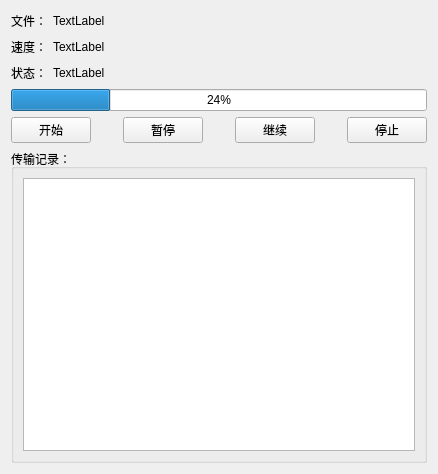
<?xml version="1.0" encoding="UTF-8"?>
<ui version="4.0">
 <class>FileTransferWidget</class>
 <widget class="QWidget" name="FileTransferWidget">
  <property name="geometry">
   <rect>
    <x>0</x>
    <y>0</y>
    <width>438</width>
    <height>474</height>
   </rect>
  </property>
  <property name="windowTitle">
   <string>Form</string>
  </property>
  <layout class="QGridLayout" name="gridLayout_2">
   <item row="0" column="0">
    <layout class="QHBoxLayout" name="horizontalLayout_4">
     <item>
      <widget class="QLabel" name="label">
       <property name="text">
        <string>文件：</string>
       </property>
      </widget>
     </item>
     <item>
      <widget class="QLabel" name="fileNameLabel">
       <property name="text">
        <string>TextLabel</string>
       </property>
      </widget>
     </item>
     <item>
      <spacer name="horizontalSpacer">
       <property name="orientation">
        <enum>Qt::Horizontal</enum>
       </property>
       <property name="sizeHint" stdset="0">
        <size>
         <width>40</width>
         <height>20</height>
        </size>
       </property>
      </spacer>
     </item>
    </layout>
   </item>
   <item row="1" column="0">
    <layout class="QHBoxLayout" name="horizontalLayout_3">
     <item>
      <widget class="QLabel" name="label_2">
       <property name="text">
        <string>速度：</string>
       </property>
      </widget>
     </item>
     <item>
      <widget class="QLabel" name="speedLabel">
       <property name="text">
        <string>TextLabel</string>
       </property>
      </widget>
     </item>
     <item>
      <spacer name="horizontalSpacer_2">
       <property name="orientation">
        <enum>Qt::Horizontal</enum>
       </property>
       <property name="sizeHint" stdset="0">
        <size>
         <width>40</width>
         <height>20</height>
        </size>
       </property>
      </spacer>
     </item>
    </layout>
   </item>
   <item row="2" column="0">
    <layout class="QHBoxLayout" name="horizontalLayout_2">
     <item>
      <widget class="QLabel" name="label_3">
       <property name="text">
        <string>状态：</string>
       </property>
      </widget>
     </item>
     <item>
      <widget class="QLabel" name="statusLabel">
       <property name="text">
        <string>TextLabel</string>
       </property>
      </widget>
     </item>
     <item>
      <spacer name="horizontalSpacer_3">
       <property name="orientation">
        <enum>Qt::Horizontal</enum>
       </property>
       <property name="sizeHint" stdset="0">
        <size>
         <width>40</width>
         <height>20</height>
        </size>
       </property>
      </spacer>
     </item>
    </layout>
   </item>
   <item row="3" column="0">
    <widget class="QProgressBar" name="progressBar">
     <property name="value">
      <number>24</number>
     </property>
     <property name="textVisible">
      <bool>true</bool>
     </property>
     <property name="orientation">
      <enum>Qt::Horizontal</enum>
     </property>
     <property name="invertedAppearance">
      <bool>false</bool>
     </property>
     <property name="textDirection">
      <enum>QProgressBar::TopToBottom</enum>
     </property>
    </widget>
   </item>
   <item row="4" column="0">
    <layout class="QHBoxLayout" name="horizontalLayout">
     <item>
      <widget class="QPushButton" name="startButton">
       <property name="text">
        <string>开始</string>
       </property>
      </widget>
     </item>
     <item>
      <spacer name="horizontalSpacer_4">
       <property name="orientation">
        <enum>Qt::Horizontal</enum>
       </property>
       <property name="sizeHint" stdset="0">
        <size>
         <width>40</width>
         <height>20</height>
        </size>
       </property>
      </spacer>
     </item>
     <item>
      <widget class="QPushButton" name="pauseButton">
       <property name="text">
        <string>暂停</string>
       </property>
      </widget>
     </item>
     <item>
      <spacer name="horizontalSpacer_5">
       <property name="orientation">
        <enum>Qt::Horizontal</enum>
       </property>
       <property name="sizeHint" stdset="0">
        <size>
         <width>40</width>
         <height>20</height>
        </size>
       </property>
      </spacer>
     </item>
     <item>
      <widget class="QPushButton" name="resumeButton">
       <property name="text">
        <string>继续</string>
       </property>
      </widget>
     </item>
     <item>
      <spacer name="horizontalSpacer_6">
       <property name="orientation">
        <enum>Qt::Horizontal</enum>
       </property>
       <property name="sizeHint" stdset="0">
        <size>
         <width>40</width>
         <height>20</height>
        </size>
       </property>
      </spacer>
     </item>
     <item>
      <widget class="QPushButton" name="stopButton">
       <property name="text">
        <string>停止</string>
       </property>
      </widget>
     </item>
    </layout>
   </item>
   <item row="5" column="0">
    <widget class="QGroupBox" name="groupBox">
     <property name="title">
      <string>传输记录：</string>
     </property>
     <layout class="QGridLayout" name="gridLayout">
      <item row="0" column="0">
       <widget class="QListView" name="historyView"/>
      </item>
     </layout>
    </widget>
   </item>
  </layout>
 </widget>
 <resources/>
 <connections/>
</ui>
